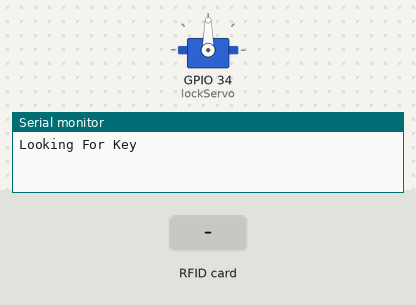
The sketch below on a simulated ESP32. Parts: servo, the last lines printed to the serial monitor. Inputs (shaded band) come from the test bench.

Above: at 1.2 s.
1.3 s: RFID card 73 91 61 1C held to the reader
At 1.45 s:
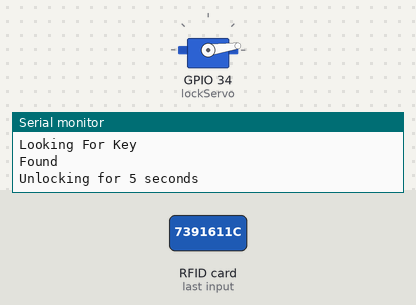
At 4.4 s:
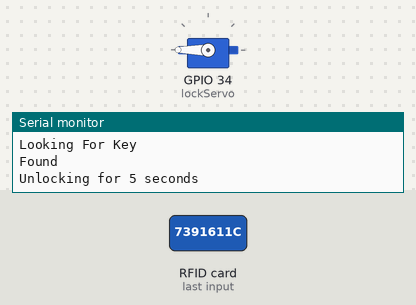
Timing chart, 0 to 5.9 s (numbered marks = the images above; inputs shaded):
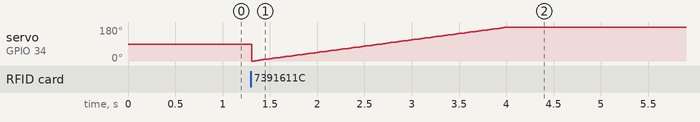

The sketch:

Integrated_Code_v1.ino
```cpp
#include <SPI.h>
#include <MFRC522.h>
#include <WiFi.h>
#include <HTTPClient.h>
#include <Servo.h>

#define RST_PIN 10 // RFID RST to pin 10
#define SS_PIN 5 // RFID SDA to pin 5

Servo lockServo;
int pos = 0;

byte readCard[4];
String NicksKey = "7391611C";
String tagID = "";

MFRC522 mfrc522(SS_PIN, RST_PIN);


void setup() {
  Serial.begin(115200);   // Initialize serial communications with the PC
  Serial.println("Looking For Key");
  SPI.begin();      // Init SPI bus
  mfrc522.PCD_Init();   // Init MFRC522

  lockServo.attach(34);  // Servo is on pin 34

}

void loop() {
  while (getID())
  {
    if ( tagID == NicksKey)
    {
      Serial.println("Found");
      // Move the DC motor forward at maximum speed
      Serial.println("Unlocking for 5 seconds");
      for (pos = 0; pos <= 180; pos += 1) { // goes from 0 degrees to 180 degrees
        // in steps of 1 degree
        lockServo.write(pos);              // tell servo to go to position in variable 'pos'
        delay(15);                       // waits 15ms for the servo to reach the position
      }


      delay(5000);


      Serial.println("Locking Door");
      for (pos = 180; pos <= 0; pos -= 1) { // goes from 0 degrees to 180 degrees
        // in steps of 1 degree
        lockServo.write(pos);              // tell servo to go to position in variable 'pos'
        delay(15);                       // waits 15ms for the servo to reach the position
      }


    }
  }
}


  //Read new tag if available
boolean getID()
{
  // Getting ready for Reading PICCs
  if ( ! mfrc522.PICC_IsNewCardPresent()) { //If a new PICC placed to RFID reader continue
  return false;
  }
  if ( ! mfrc522.PICC_ReadCardSerial()) { //Since a PICC placed get Serial and continue
  return false;
  }
  tagID = "";
  for ( uint8_t i = 0; i < 4; i++) { // The MIFARE PICCs that we use have 4 byte UID
  //readCard[i] = mfrc522.uid.uidByte[i];
  tagID.concat(String(mfrc522.uid.uidByte[i], HEX)); // Adds the 4 bytes in a single String variable
  }
  tagID.toUpperCase();
  mfrc522.PICC_HaltA(); // Stop reading
  return true;
}
```
